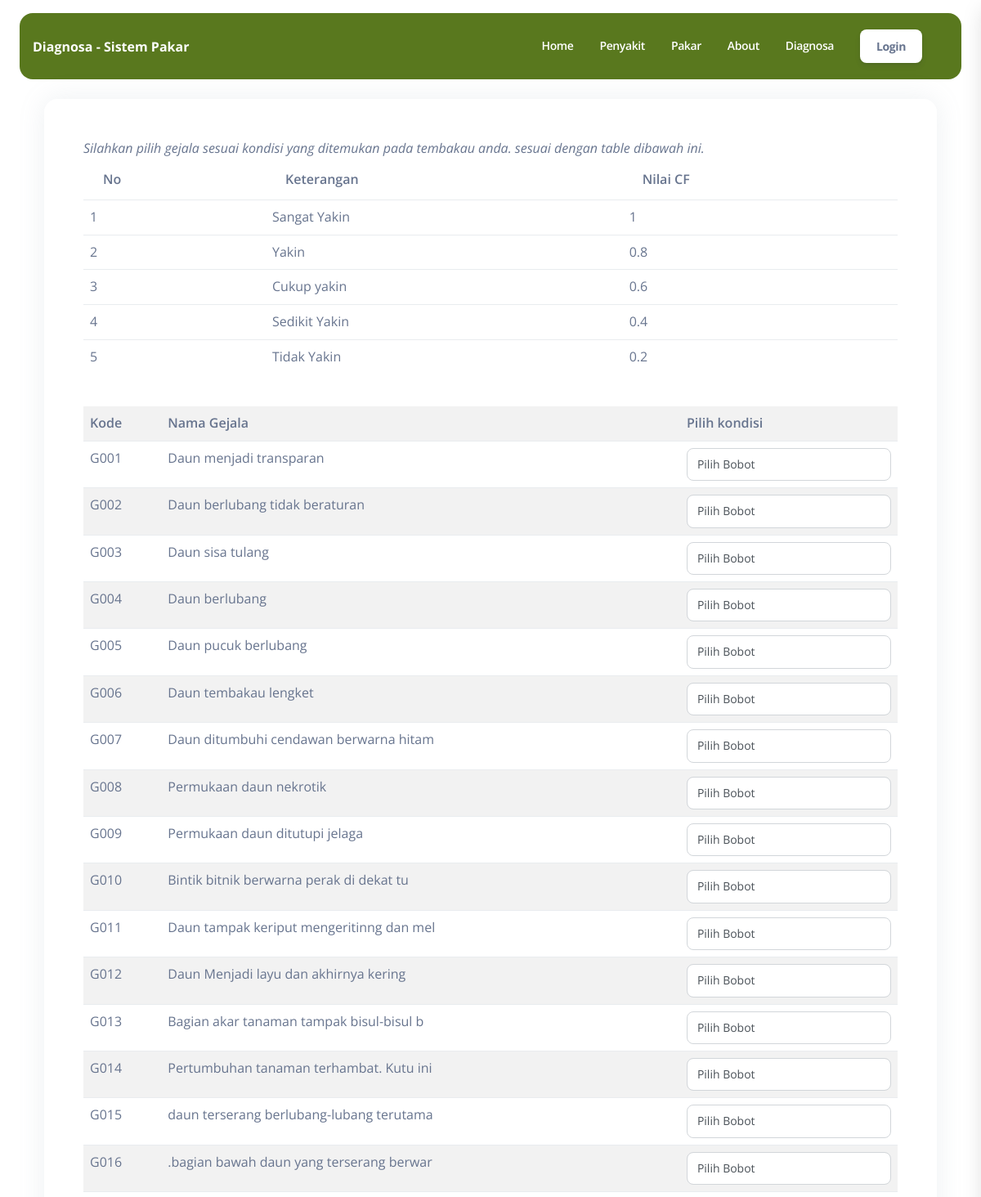
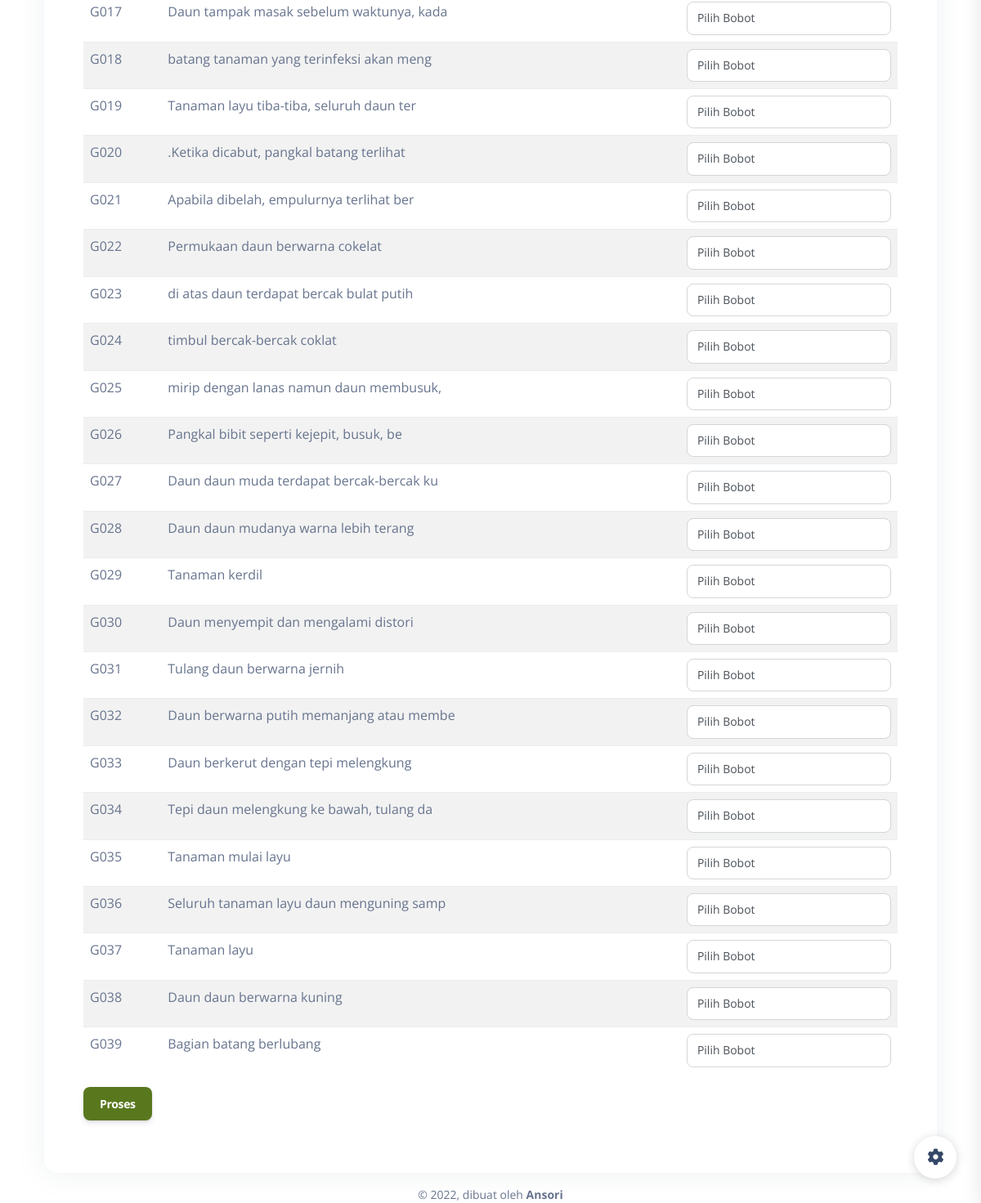
Page /index.php/site/diagnosa on the committed database (2 pictures, top to bottom).
### tables this page shows
CREATE TABLE `gejala` (
  `id` int NOT NULL,
  `nama` varchar(40) NOT NULL
);

### application/views/frontend/layout/content.php (called while the page is built)
<?php
include str_replace("system", "application/views/frontend/content", BASEPATH)."/$content.php";
 ?>

### application/controllers/Site.php (called while the page is built, shortened)
<?php
class Site extends CI_Controller {
    public function __construct(){
        $this->load->model('Datamodel', 'datamodel');
    }
	public function diagnosa(){
		$data['title'] = "Diagnosa - Sistem Pakar";
        $data['content'] = "home/diagnosa";
		$data['data']		= $this->db->get("gejala")->result_array();
		$this->load->view('frontend/index',$data);
	}
}
?>

### index.php (called while the page is built, shortened)
<?php
require_once BASEPATH.'core/CodeIgniter.php';

### application/views/frontend/content/home/diagnosa.php (the view, shortened to what this page needs)
<main class="main-content mt-1 border-radius-lg">
    <div class="container mt-4">
        <div class="card p-5">
            <i>Silahkan pilih gejala sesuai kondisi  yang ditemukan pada tembakau anda. sesuai dengan table dibawah ini.</i>
            <table class="table">
                <thead>
                    <tr>
                        <th>No</th><th>Keterangan</th><th>Nilai CF</th>
                    </tr>
                </thead>
                <tbody>
                    <?php
                    foreach (BOBOT_DESC as $no=> $b) {
                    ?>
                    <tr>
                        <td><?= ($no+1) ?></td>
                        <td><?= $b ?></td>
                        <td><?= BOBOT_CF[$no] ?></td>
                    </tr>
                    <?php } ?>
                </tbody>
            </table>
            <form action="<?= base_url('site/hasil') ?>" method="post">
               <div class="table-responsive">
               <table class="table table-striped mt-4">
                    <tr>
                        <th>Kode</th><th>Nama Gejala</th><th>Pilih kondisi</th>
                    </tr>
                    <?php $no = 1;foreach ($data as $index => $g) {?>
                    <tr>
                        <td><?= (strlen($no) > 1 ? 'G0' : 'G00').$no ?></td><td><?= $g['nama'] ?></td>
                        <td>
                            <select name="gejala[]" id="" class="form-control">
                                <option value="">Pilih Bobot</option>
                            </select>
                        </td>
                    </tr>
                    <?php $no++;} ?>
                </table>
               </div>
                <button class="btn btn-primary" type="submit">Proses</button>
            </form>
        </div>
    </div>
</main>

### application/views/frontend/index.php (style rules this page uses)
.bg-primary,.btn-primary { background:#59781e!important; }

### rows in the picture
gejala: shows "G00", nama "Daun menjadi transparan"
gejala: shows "G00", nama "Daun berlubang tidak beraturan"
gejala: shows "G00", nama "Daun sisa tulang"
gejala: shows "G00", nama "Daun berlubang"
gejala: shows "G00", nama "Daun pucuk berlubang"
gejala: shows "G00", nama "Daun tembakau lengket"
gejala: shows "G00", nama "Daun ditumbuhi cendawan berwarna hitam"
gejala: shows "G00", nama "Permukaan daun nekrotik"
gejala: shows "G00", nama "Permukaan daun ditutupi jelaga"
gejala: shows "G0", nama "Bintik bitnik berwarna perak di dekat tu"
gejala: shows "G0", nama "Daun tampak keriput mengeritinng dan mel"
gejala: shows "G0", nama "Daun Menjadi layu dan akhirnya kering"
gejala: shows "G0", nama "Bagian akar tanaman tampak bisul-bisul b"
gejala: shows "G0", nama "Pertumbuhan tanaman terhambat. Kutu ini"
gejala: shows "G0", nama "daun terserang berlubang-lubang terutama"
gejala: shows "G0", nama ".bagian bawah daun yang terserang berwar"
gejala: shows "G0", nama "Daun tampak masak sebelum waktunya, kada"
gejala: shows "G0", nama "batang tanaman yang terinfeksi akan meng"
gejala: shows "G0", nama "Tanaman layu tiba-tiba, seluruh daun ter"
gejala: shows "G0", nama ".Ketika dicabut, pangkal batang terlihat"
gejala: shows "G0", nama "Apabila dibelah, empulurnya terlihat ber"
gejala: shows "G0", nama "Permukaan daun berwarna cokelat"
gejala: shows "G0", nama "di atas daun terdapat bercak bulat putih"
gejala: shows "G0", nama "timbul bercak-bercak coklat"
gejala: shows "G0", nama "mirip dengan lanas namun daun membusuk,"
gejala: shows "G0", nama "Pangkal bibit seperti kejepit, busuk, be"
gejala: shows "G0", nama "Daun daun muda terdapat bercak-bercak ku"
gejala: shows "G0", nama "Daun daun mudanya warna lebih terang"
gejala: shows "G0", nama "Tanaman kerdil"
gejala: shows "G0", nama "Daun menyempit dan mengalami distori"
gejala: shows "G0", nama "Tulang daun berwarna jernih"
gejala: shows "G0", nama "Daun berwarna putih memanjang atau membe"
gejala: shows "G0", nama "Daun berkerut dengan tepi melengkung"
gejala: shows "G0", nama "Tepi daun melengkung ke bawah, tulang da"
gejala: shows "G0", nama "Tanaman mulai layu"
gejala: shows "G0", nama "Seluruh tanaman layu daun menguning samp"
gejala: shows "G0", nama "Tanaman layu"
gejala: shows "G0", nama "Daun daun berwarna kuning"
gejala: shows "G0", nama "Bagian batang berlubang"

### other values in the picture
$title "Diagnosa - Sistem Pakar"
$b "Sangat Yakin"
BOBOT_CF[$no] "1"
$b "Yakin"
BOBOT_CF[$no] "0.8"
$b "Cukup yakin"
BOBOT_CF[$no] "0.6"
$b "Sedikit Yakin"
BOBOT_CF[$no] "0.4"
$b "Tidak Yakin"
BOBOT_CF[$no] "0.2"
